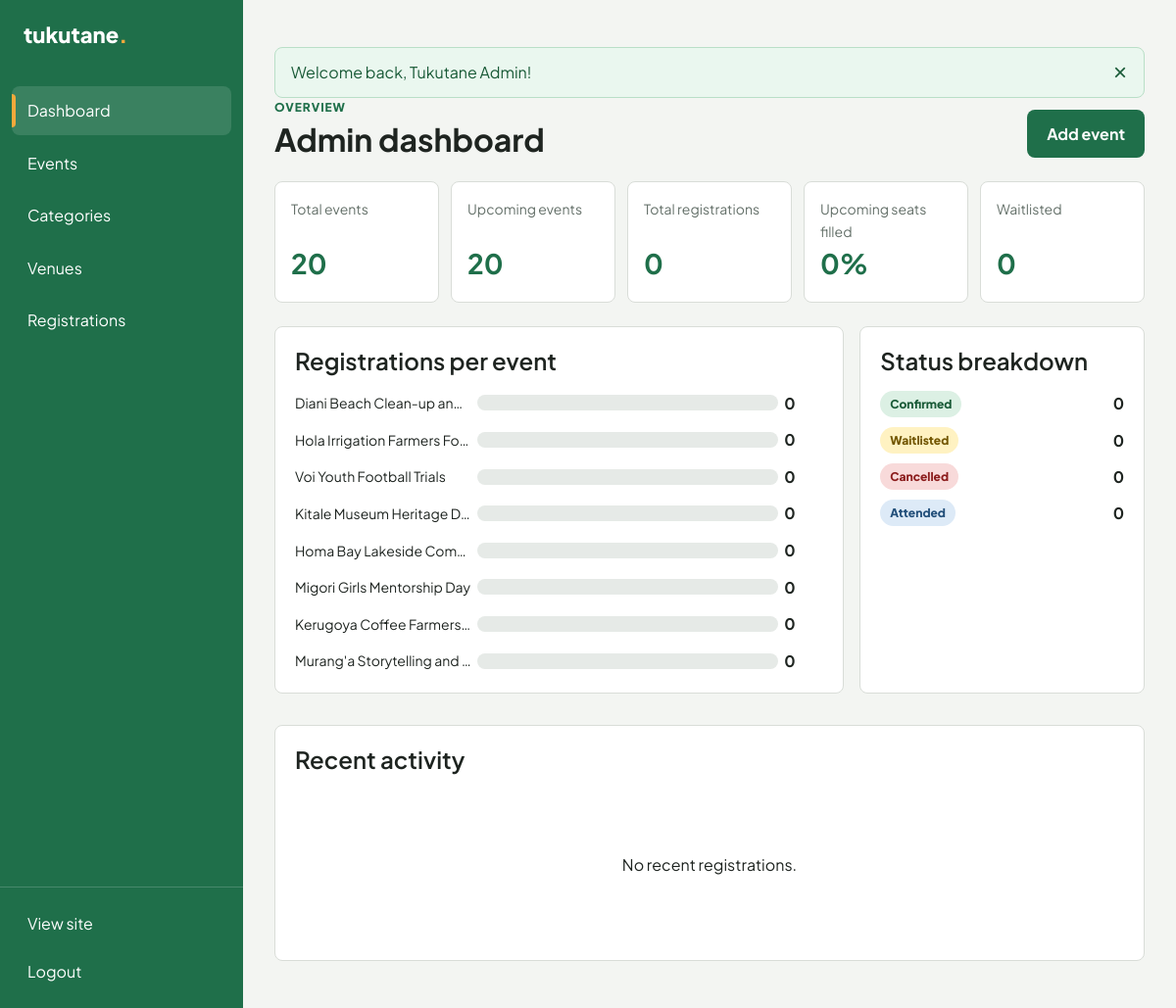
Screenshot of /public/?page=admin&action=dashboard (signed in) with the database file from the repository.
### tables this page shows
CREATE TABLE events (
    id INT UNSIGNED AUTO_INCREMENT PRIMARY KEY,
    title VARCHAR(150) NOT NULL,
    description TEXT NOT NULL,
    event_date DATE NOT NULL,
    start_time TIME NOT NULL,
    capacity INT UNSIGNED NOT NULL,
    image VARCHAR(255) NULL,
    category_id INT UNSIGNED NOT NULL,
    venue_id INT UNSIGNED NOT NULL,
    created_by INT UNSIGNED NOT NULL,
    created_at TIMESTAMP NOT NULL DEFAULT CURRENT_TIMESTAMP,
    CONSTRAINT fk_events_category FOREIGN KEY (category_id)
        REFERENCES categories(id) ON UPDATE CASCADE ON DELETE RESTRICT,
    CONSTRAINT fk_events_venue FOREIGN KEY (venue_id)
        REFERENCES venues(id) ON UPDATE CASCADE ON DELETE RESTRICT,
    CONSTRAINT fk_events_creator FOREIGN KEY (created_by)
        REFERENCES users(id) ON UPDATE CASCADE ON DELETE RESTRICT,
    INDEX idx_event_date (event_date),
    INDEX idx_event_category (category_id)
);

### app/controllers/AdminController.php (called while the page is built, shortened)
<?php
class AdminController
{
    public function dashboard(): void
    {
        $eventStats=$this->events->statistics();
        $registrationStats=$this->registrations->dashboardStats();
        $busiest=$this->registrations->busiestUpcoming(8);
        $recent=$this->registrations->recentActivity(10);
        $statusCounts=[
            STATUS_CONFIRMED=>$this->registrations->listAll(['status'=>STATUS_CONFIRMED],1,1)['total'],
            STATUS_WAITLISTED=>$this->registrations->listAll(['status'=>STATUS_WAITLISTED],1,1)['total'],
            STATUS_CANCELLED=>$this->registrations->listAll(['status'=>STATUS_CANCELLED],1,1)['total'],
            STATUS_ATTENDED=>$this->registrations->listAll(['status'=>STATUS_ATTENDED],1,1)['total'],
        ];
        require APP_ROOT.'/app/views/admin/dashboard.php';
    }
}

### app/helpers/functions.php (called while the page is built, shortened)
<?php
function e(mixed $value): string
{
    return htmlspecialchars((string) $value, ENT_QUOTES, 'UTF-8');
}
function getFlash(): ?array
{
    $flash = $_SESSION['flash'] ?? null;
    return is_array($flash) ? $flash : null;
}

### app/models/Event.php (called while the page is built, shortened)
<?php
class Event
{
    public function statistics(): array
    {
        $total = (int) $this->pdo->query('SELECT COUNT(*) FROM events')->fetchColumn();
        $upcoming = (int) $this->pdo->query('SELECT COUNT(*) FROM events WHERE event_date >= CURDATE()')->fetchColumn();
        $capacity = (int) $this->pdo->query('SELECT COALESCE(SUM(capacity), 0) FROM events WHERE event_date >= CURDATE()')->fetchColumn();
        $filled = (int) $this->pdo->query(
            "SELECT COUNT(*) FROM registrations r JOIN events e ON e.id = r.event_id
             WHERE e.event_date >= CURDATE() AND r.status = 'confirmed'"
        )->fetchColumn();
        return [
            'total' => $total,
            'upcoming' => $upcoming,
            'capacity' => $capacity,
            'filled' => $filled,
            'percent' => $capacity ? round($filled / $capacity * 100) : 0,
        ];
    }
}

### app/models/Registration.php (called while the page is built, shortened)
<?php
class Registration
{
    public function listAll(array $filters = [], int $page = 1, int $perPage = 10): array
    {
        $offset = ($page - 1) * $perPage;
        $where = ['1=1'];
        $params = [];
        if (!empty($filters['status'])) {
            $where[] = 'r.status = :status';
            $params['status'] = $filters['status'];
        }
        $whereSql = implode(' AND ', $where);
        $sql = "SELECT r.id, r.status, r.created_at, u.name AS user_name, u.email,
                       e.title AS event_title, e.event_date, reg.name AS region_name
                FROM registrations r
                JOIN users u ON u.id = r.user_id
                JOIN events e ON e.id = r.event_id
                JOIN venues v ON v.id = e.venue_id
                JOIN regions reg ON reg.id = v.region_id
                WHERE $whereSql
                ORDER BY r.created_at DESC, r.id DESC LIMIT :limit OFFSET :offset";
        $statement = $this->pdo->prepare($sql);
        foreach ($params as $key => $value) $statement->bindValue(":$key", $value);
        $statement->bindValue(':limit', $perPage, PDO::PARAM_INT);
        $statement->bindValue(':offset', $offset, PDO::PARAM_INT);
        $statement->execute();
        $items = $statement->fetchAll();
        $countSql = "SELECT COUNT(*) FROM registrations r
                     JOIN users u ON u.id = r.user_id
                     JOIN events e ON e.id = r.event_id
                     JOIN venues v ON v.id = e.venue_id
                     JOIN regions reg ON reg.id = v.region_id
                     WHERE $whereSql";
        $count = $this->pdo->prepare($countSql);
        foreach ($params as $key => $value) $count->bindValue(":$key", $value);
        $count->execute();
        $confirmed = $this->pdo->prepare("SELECT COUNT(*) FROM registrations r JOIN users u ON u.id=r.user_id JOIN events e ON e.id=r.event_id JOIN venues v ON v.id=e.venue_id JOIN regions reg ON reg.id=v.region_id WHERE $whereSql AND r.status='confirmed'");
        $waitlisted = $this->pdo->prepare("SELECT COUNT(*) FROM registrations r JOIN users u ON u.id=r.user_id JOIN events e ON e.id=r.event_id JOIN venues v ON v.id=e.venue_id JOIN regions reg ON reg.id=v.region_id WHERE $whereSql AND r.status='waitlisted'");
        foreach ([$confirmed, $waitlisted] as $query) foreach ($params as $key => $value) $query->bindValue(":$key", $value);
        $confirmed->execute(); $waitlisted->execute();
        return ['items' => $items, 'total' => (int) $count->fetchColumn(),
                'confirmed' => (int) $confirmed->fetchColumn(),
                'waitlisted' => (int) $waitlisted->fetchColumn()];
    }
    public function recentActivity(int $limit = 10): array
    {
        $statement = $this->pdo->prepare(
            'SELECT r.status, r.created_at, u.name AS user_name, e.title AS event_title
             FROM registrations r JOIN users u ON u.id=r.user_id JOIN events e ON e.id=r.event_id
             ORDER BY r.created_at DESC, r.id DESC LIMIT :limit'
        );
        $statement->bindValue(':limit', $limit, PDO::PARAM_INT);
        $statement->execute();
        return $statement->fetchAll();
    }
    public function dashboardStats(): array
    {
        $total = (int) $this->pdo->query('SELECT COUNT(*) FROM registrations')->fetchColumn();
        $waitlisted = (int) $this->pdo->query("SELECT COUNT(*) FROM registrations WHERE status='waitlisted'")->fetchColumn();
        $confirmed = (int) $this->pdo->query("SELECT COUNT(*) FROM registrations WHERE status='confirmed'")->fetchColumn();
        $cancelled = (int) $this->pdo->query("SELECT COUNT(*) FROM registrations WHERE status='cancelled'")->fetchColumn();
        $attended = (int) $this->pdo->query("SELECT COUNT(*) FROM registrations WHERE status='attended'")->fetchColumn();
        return [
            'total' => $total,
            'confirmed' => $confirmed,
            'waitlisted' => $waitlisted,
            'cancelled' => $cancelled,
            'attended' => $attended,
        ];
    }
    public function busiestUpcoming(int $limit = 8): array
    {
        $statement = $this->pdo->prepare(
            "SELECT e.id, e.title, e.capacity,
                    COALESCE(SUM(CASE WHEN r.status='confirmed' THEN 1 ELSE 0 END), 0) AS confirmed_count
             FROM events e LEFT JOIN registrations r ON r.event_id=e.id
             WHERE e.event_date >= CURDATE()
             GROUP BY e.id, e.title, e.capacity
             ORDER BY confirmed_count DESC, e.event_date ASC LIMIT :limit"
        );
        $statement->bindValue(':limit', $limit, PDO::PARAM_INT);
        $statement->execute();
        return $statement->fetchAll();
    }
}

### app/views/admin/dashboard.php (the view, shortened to what this page needs)
<?php
$activeAdmin = 'dashboard';
require APP_ROOT . '/app/views/layouts/admin_header.php';
?>
<section class="admin-page">
    <div class="admin-page-heading">
        <div><p class="admin-eyebrow">Overview</p><h1>Admin dashboard</h1></div>
        <a class="button button-primary" href="<?= e(BASE_URL) ?>/?page=admin&amp;action=eventCreate">Add event</a>
    </div>
    <div class="admin-stat-grid">
        <article class="admin-stat"><span>Total events</span><strong><?= (int) $eventStats['total'] ?></strong></article>
        <article class="admin-stat"><span>Upcoming events</span><strong><?= (int) $eventStats['upcoming'] ?></strong></article>
        <article class="admin-stat"><span>Total registrations</span><strong><?= (int) $registrationStats['total'] ?></strong></article>
        <article class="admin-stat"><span>Upcoming seats filled</span><strong><?= (int) $eventStats['percent'] ?>%</strong></article>
        <article class="admin-stat"><span>Waitlisted</span><strong><?= (int) $registrationStats['waitlisted'] ?></strong></article>
    </div>
    <div class="admin-dashboard-grid">
        <section class="admin-panel">
            <h2>Registrations per event</h2>
            <?php if ($busiest): ?>
                <div class="bar-chart" role="img" aria-label="Busiest upcoming events">
                    <?php foreach ($busiest as $row):
                        $count = (int) $row['confirmed_count'];
                        $capacity = max(1, (int) $row['capacity']);
                        $width = min(100, round($count / $capacity * 100));
                    ?>
                        <div class="bar-row">
                            <span class="bar-label"><?= e($row['title']) ?></span>
                            <div class="bar-track"><span class="bar-fill" style="width: <?= $width ?>%"></span></div>
                            <strong><?= $count ?></strong>
                        </div>
                    <?php endforeach; ?>
                </div>
            <?php else: ?>
                <div class="empty-state"><p>No upcoming event registrations.</p></div>
            <?php endif; ?>
        </section>
        <section class="admin-panel">
            <h2>Status breakdown</h2>
            <div class="status-breakdown">
                <?php foreach ($statusCounts as $status => $count): ?>
                    <div><span class="status status-<?= e($status) ?>"><?= e(ucfirst($status)) ?></span><strong><?= (int) $count ?></strong></div>
                <?php endforeach; ?>
            </div>
        </section>
    </div>
    <section class="admin-panel">
        <h2>Recent activity</h2>
        <?php if ($recent): ?>
            <div class="responsive-table">
                <table>
                    <thead><tr><th>Attendee</th><th>Event</th><th>Status</th><th>Registered</th></tr></thead>
                    <tbody>
                    <?php foreach ($recent as $row): ?>
                        <tr>
                            <td data-label="Attendee"><?= e($row['user_name']) ?></td>
                            <td data-label="Event"><?= e($row['event_title']) ?></td>
                            <td data-label="Status"><span class="status status-<?= e($row['status']) ?>"><?= e(ucfirst($row['status'])) ?></span></td>
                            <td data-label="Registered"><?= e(formatDate(substr($row['created_at'], 0, 10))) ?></td>
                        </tr>
                    <?php endforeach; ?>
                    </tbody>
                </table>
            </div>
        <?php else: ?>
            <div class="empty-state"><p>No recent registrations.</p></div>
        <?php endif; ?>
    </section>
</section>
</main>
</div>
</body>
</html>

### public/index.php (shortened to what this page needs)
<?php
$pdo = getDatabaseConnection();
$page = $_GET['page'] ?? 'home';
$action = $_GET['action'] ?? 'index';
$adminController = new AdminController(
    new Event($pdo),
    new Category($pdo),
    new Venue($pdo),
    new Region($pdo),
    new Registration($pdo)
);
switch ($page) {
    case 'admin':
        if ($action === 'dashboard') $adminController->dashboard();
        elseif ($action === 'events') $adminController->events();
        elseif ($action === 'eventCreate') $adminController->eventCreate();
        elseif ($action === 'eventStore') $adminController->eventStore();
        elseif ($action === 'eventEdit') $adminController->eventEdit();
        elseif ($action === 'eventUpdate') $adminController->eventUpdate();
        elseif ($action === 'eventDelete') $adminController->eventDelete();
        elseif ($action === 'categories') $adminController->categories();
        elseif ($action === 'categoryStore') $adminController->categoryStore();
        elseif ($action === 'categoryUpdate') $adminController->categoryUpdate();
        elseif ($action === 'categoryDelete') $adminController->categoryDelete();
        elseif ($action === 'venues') $adminController->venues();
        elseif ($action === 'venueStore') $adminController->venueStore();
        elseif ($action === 'venueUpdate') $adminController->venueUpdate();
        elseif ($action === 'venueDelete') $adminController->venueDelete();
        elseif ($action === 'registrations') $adminController->registrations();
        elseif ($action === 'registrationStatus') $adminController->registrationStatus();
        else $knownRoute=false;
        break;
}

### app/views/layouts/admin_header.php (shortened to what this page needs)
<?php $flash = getFlash(); ?>
<!doctype html>
<html lang="en">
<head>
    <link rel="stylesheet" href="<?= e(BASE_URL) ?>/css/main.css">
    <link rel="stylesheet" href="<?= e(BASE_URL) ?>/css/admin.css">
</head>
<body class="admin-body">
<div class="admin-shell">
    <aside class="admin-sidebar" id="admin-sidebar">
        <a class="admin-brand" href="<?= e(BASE_URL) ?>/?page=admin&amp;action=dashboard">tukutane<span>.</span></a>
        <nav class="admin-nav" aria-label="Admin navigation">
            <a href="<?= e(BASE_URL) ?>/?page=admin&amp;action=dashboard"<?= ($activeAdmin ?? '') === 'dashboard' ? ' class="active"' : '' ?>>Dashboard</a>
            <a href="<?= e(BASE_URL) ?>/?page=admin&amp;action=events"<?= ($activeAdmin ?? '') === 'events' ? ' class="active"' : '' ?>>Events</a>
            <a href="<?= e(BASE_URL) ?>/?page=admin&amp;action=categories"<?= ($activeAdmin ?? '') === 'categories' ? ' class="active"' : '' ?>>Categories</a>
            <a href="<?= e(BASE_URL) ?>/?page=admin&amp;action=venues"<?= ($activeAdmin ?? '') === 'venues' ? ' class="active"' : '' ?>>Venues</a>
            <a href="<?= e(BASE_URL) ?>/?page=admin&amp;action=registrations"<?= ($activeAdmin ?? '') === 'registrations' ? ' class="active"' : '' ?>>Registrations</a>
        </nav>
        <div class="admin-sidebar-links">
            <a href="<?= e(BASE_URL) ?>/?page=home&amp;action=index">View site</a>
            <a href="<?= e(BASE_URL) ?>/?page=auth&amp;action=logout">Logout</a>
        </div>
    </aside>
    <main class="admin-main">
        <?php if ($flash): ?>
            <div class="flash flash-<?= e($flash['type']) ?>" role="status"><?= e($flash['message']) ?></div>
        <?php endif; ?>

### public/css/main.css (style rules this page uses)
:root { --primary: #1F6F4A; --accent: #F2A93B; --background: #F8F7F3; --text: #1E2420; --border: #D9DDD8; --success: #2E8B57; --warning: #E0A100; --error: #C62828; --info: #2F6FB3; --white: #FFFFFF; --color-nav-active: #079C5C; --shadow: 0 8px 24px rgba(30, 36, 32, 0.08); }
* { box-sizing: border-box; }
html { scroll-behavior: smooth; }
body { margin: 0; font-family: "Plus Jakarta Sans", sans-serif; font-size: 16px; line-height: 1.6; color: var(--text); background: var(--background); }
a { color: inherit; }
.nav-button, .button { min-height: 48px; display: inline-flex; align-items: center; justify-content: center; padding: 12px 20px; border: 0; border-radius: 8px; font: inherit; font-weight: 700; text-decoration: none; cursor: pointer; }
.button-primary { background: var(--primary); color: var(--white); }
h1, h2, h3 { line-height: 1.2; margin-top: 0; }
h1 { font-size: 32px; font-weight: 700; }
h2 { font-size: 24px; font-weight: 600; }
.empty-state { text-align: center; padding: 48px 16px; }
.flash { margin-top: 16px; border-radius: 8px; padding: 12px 16px; border: 1px solid var(--border); }
.flash-success { color: #195A37; background: #EAF7EF; border-color: #B9DFC7; }
.status { display: inline-block; border-radius: 999px; padding: 4px 10px; font-size: 12px; font-weight: 800; }
.status-confirmed { color: #195A37; background: #DCF0E4; }
.status-waitlisted { color: #725600; background: #FFF2C2; }
.status-cancelled { color: #8C1D1D; background: #F8DADA; }
.status-attended { color: #224F7A; background: #DDEAF7; }
.flash { position: relative; padding-right: 48px; }

### rows the page displays
events: title "Diani Beach Clean-up an…", count "0"
events: title "Hola Irrigation Farmers Fo…", count "0"
events: title "Voi Youth Football Trials", count "0"
events: title "Kitale Museum Heritage D…", count "0"
events: title "Homa Bay Lakeside Com…", count "0"
events: title "Migori Girls Mentorship Day", count "0"
events: title "Kerugoya Coffee Farmers…", count "0"
events: title "Murang'a Storytelling and…", count "0"

### other values shown
$flash['message'] "Welcome back, Tukutane Admin!"
$eventStats['total'] "20"
$eventStats['upcoming'] "20"
$registrationStats['total'] "0"
$eventStats['percent'] "0"
$registrationStats['waitlisted'] "0"
$status "Confirmed"
$count "0"
$status "Waitlisted"
$status "Cancelled"
$status "Attended"
